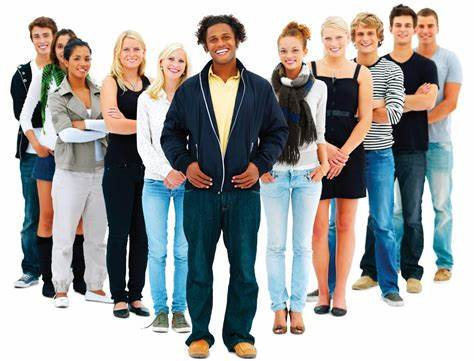
#> input picture imagenes/OIP (1).jpg, 474 x 361 px; its folder holds only this picture in this run
$ jupyter execute I7L3.ipynb
#> lines starting #> are read from the running program, lines starting #| are printed output that depends on the picture; after the words box and inside, x2 and y2 are one past the last pixel; in counts of white or black regions, pixels touching at a corner belong together
[cell 1]
import cv2
import glob
import matplotlib.pyplot as plt

def procesar_imagen(ruta_imagen, hog_detector):
    # Cargar imagen y verificar que se haya leído correctamente
#> called with ruta_imagen = 'imagenes/OIP (1).jpg'
    imagen = cv2.imread(ruta_imagen)
#> imagen is the input picture: shape (361, 474, 3); mean B, G, R 161.3, 162.3, 161.6
    if imagen is None:
        print(f"Error al cargar la imagen: {ruta_imagen}")
        return

    # Detectar personas con parámetros ajustados para mayor precisión
    # winStride: tamaño del paso, padding: compensación para la ventana,
    # scale: factor de reducción de la imagen en cada pasada.
    locations, weights = hog_detector.detectMultiScale(
        imagen,
        winStride=(4, 4),
        padding=(8, 8),
        scale=1.05
    )
#> locations = [[0, 47, 60, 133], [14, 98, 121, 241], [302, 200, 70, 139], [258, 220, 68, 137], [344, 94, 120, 240], [93, 107, 131, 254], [268, 66, 147, 294], [57, 24, 172, 337]]; weights = [1.11, 1.83, 0.57, 0.723, 0.713, 0.196, 0.224, 0.52]

    # Dibujar rectángulos en las detecciones
    for (x, y, w, h) in locations:
        cv2.rectangle(imagen, (x, y), (x + w, y + h), (0, 255, 0), 2)
#> this loop made 8 passes
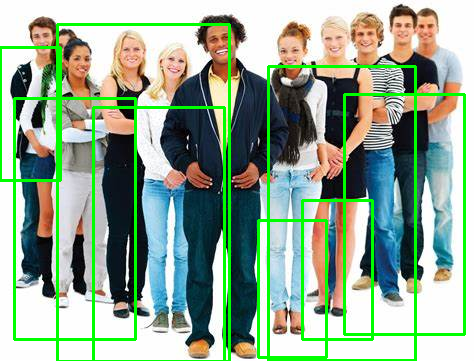
#> imagen: shape (361, 474, 3); 8.64% of pixels changed, all inside (x1, y1, x2, y2) = (0, 23, 466, 361)

    # Convertir la imagen de BGR a RGB para mostrarla con matplotlib
    imagen_rgb = cv2.cvtColor(imagen, cv2.COLOR_BGR2RGB)
    plt.figure(figsize=(8, 6))
    plt.imshow(imagen_rgb)
    plt.title(f"Detecciones en {ruta_imagen}")
    plt.axis('off')
    plt.show()

def main():
    # Crear el detector HOG con el SVM pre-entrenado para personas
    hog_detector = cv2.HOGDescriptor()
    hog_detector.setSVMDetector(cv2.HOGDescriptor_getDefaultPeopleDetector())

    # Ruta a la carpeta con imágenes (ajusta la ruta según tu organización)
    rutas_imagenes = glob.glob("imagenes/*.jpg")
    if not rutas_imagenes:
        print("No se encontraron imágenes en la ruta especificada.")
        return

    # Procesar cada imagen encontrada
    for ruta in rutas_imagenes:
        print(f"Procesando: {ruta}")
        procesar_imagen(ruta, hog_detector)

if __name__ == "__main__":
    main()
